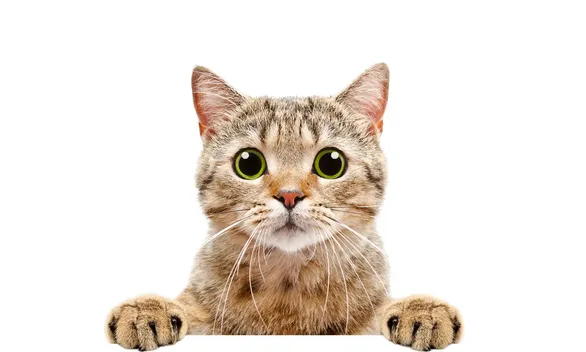
#> input picture images/image.webp, 586 x 352 px, shrunk from 1200 x 720 before the run
$ jupyter execute 'cat_detector (1).ipynb'
#> lines starting #> are read from the running program, lines starting #| are printed output that depends on the picture
# Cat Detector
### Complete # TODO

# Requirements

[cell 1]
import cv2
import os
import matplotlib.pyplot as plt

# Loading Image

[cell 2]
# Define the path to the image file using os.path.join for cross-platform compatibility
image_address1 = os.path.join("images", "image.webp")
image_address2 = os.path.join("images", "image2.jpg")

# Define the path to the Haar Cascade model file using os.path.join for cross-platform compatibility
model = os.path.join("models", "haarcascade_frontalcatface_extended.xml")

# Read the input image from the specified path
image1 = cv2.imread(image_address1)
#> image1 is the input picture: shape (352, 586, 3); mean B, G, R 219.7, 227.3, 235.5
image2 = cv2.imread(image_address2)
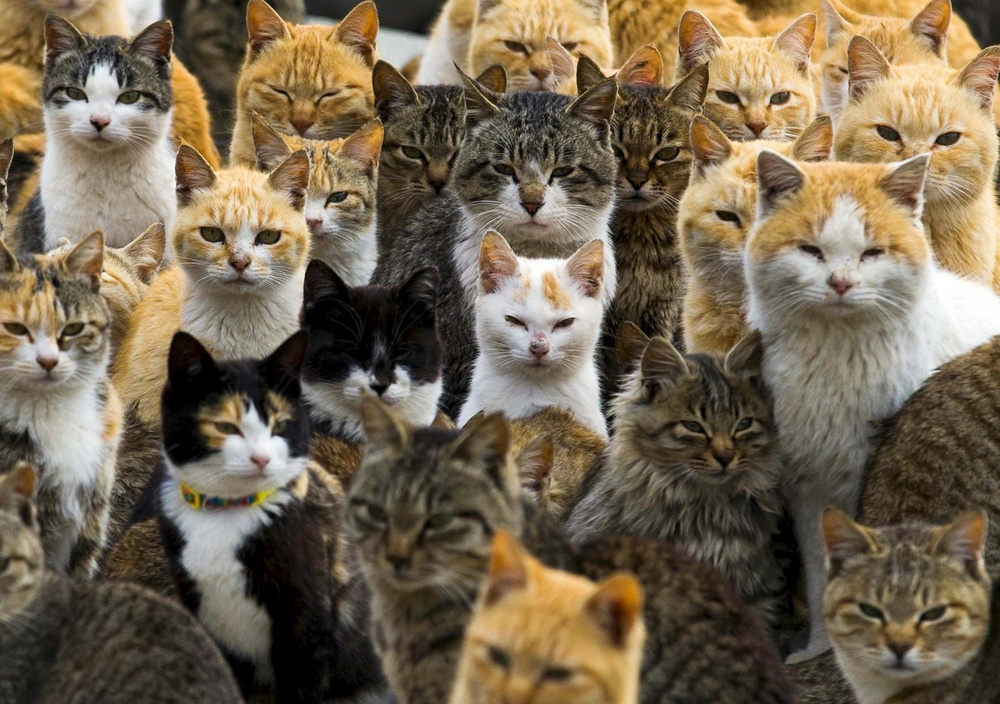
#> input picture images/image2.jpg, 1000 x 704 px, shrunk from 2048 x 1442 before the run
#> image2 is the input picture: shape (704, 1000, 3); mean B, G, R 81.5, 102.8, 117
# Convert the image from BGR to RGB format (as OpenCV uses BGR by default and Matplotlib uses RGB)
image1 = cv2.cvtColor(image1, cv2.COLOR_BGR2RGB)
image2 = cv2.cvtColor(image2, cv2.COLOR_BGR2RGB)

[cell 3]
# Create a figure with specified size to display the image
plt.figure(figsize=(10,7))
plt.imshow(image1)
plt.axis('off')
plt.figure(figsize=(10,7))
plt.imshow(image2)
plt.axis('off')
# Display the image using Matplotlib
#plt.imshow(image2)
# Turn off the axis for a cleaner look
# Show the figure
plt.show()

# Detecting Cat

[cell 4]
# Load the Haar Cascade model for cat face detection
detector = cv2.CascadeClassifier(model)
if detector.empty():
    print("Error loading Haar Cascade XML file!")
else:
    print("Model loaded successfully!")

# Detect cat faces in the image using the loaded model
# scaleFactor: Parameter specifying how much the image size is reduced at each image scale
# minNeighbors: Parameter specifying how many neighbors each candidate rectangle should have to retain it
# minSize: Minimum possible object size. Objects smaller than this are ignored.

rects = detector.detectMultiScale(
    image1,
    scaleFactor=1.1,
    minNeighbors=3,
    minSize=(200, 200)
)
#> rects = ()

print(rects)
# Iterate over the detected rectangles (bounding boxes for cat faces)
for (i, (x, y, w, h)) in enumerate(rects):
    # Draw a rectangle around the detected cat face
    cv2.rectangle(image1, (x, y), (x+w, y+h), (255, 0, 0), 2)
    # Annotate the image with the text 'Cat #N' above the rectangle
    text = f'Cat #{i+1}'
    cv2.putText(image1, text, (x, y-10), cv2.FONT_HERSHEY_SIMPLEX, 0.6, (255, 0, 0), 2)
    pass
#> this loop made 0 passes


rects = detector.detectMultiScale(
    image2,
    scaleFactor=1.1,
    minNeighbors=1,
    minSize=(115, 115)
)
#> rects = [[36, 40, 130, 130], [690, 45, 127, 127], [852, 82, 131, 131], [470, 118, 129, 129], [172, 180, 133, 133], [771, 189, 147, 147], [478, 271, 124, 124], [186, 367, 133, 133], [835, 557, 137, 137]]

print(rects)
#| [[ 36  40 130 130]
#|  [690  45 127 127]
#|  [852  82 131 131]
#|  [470 118 129 129]
#|  [172 180 133 133]
#|  [771 189 147 147]
#|  [478 271 124 124]
#|  [186 367 133 133]
#|  [835 557 137 137]]
# Iterate over the detected rectangles (bounding boxes for cat faces)
for (i, (x, y, w, h)) in enumerate(rects):
    # Draw a rectangle around the detected cat face
    cv2.rectangle(image2, (x, y), (x+w, y+h), (255, 0, 0), 2)
    # Annotate the image with the text 'Cat #N' above the rectangle
    text = f'Cat #{i+1}'
    cv2.putText(image2, text, (x, y-10), cv2.FONT_HERSHEY_SIMPLEX, 0.6, (255, 0, 0), 2)
    pass
#> this loop made 9 passes
#> (x, y, w, h, text) on passes 1 to 9: (36, 40, 130, 130, 'Cat #1'), (690, 45, 127, 127, 'Cat #2'), (852, 82, 131, 131, 'Cat #3'), (470, 118, 129, 129, 'Cat #4'), (172, 180, 133, 133, 'Cat #5'), (771, 189, 147, 147, 'Cat #6'), (478, 271, 124, 124, 'Cat #7'), (186, 367, 133, 133, 'Cat #8'), (835, 557, 137, 137, 'Cat #9')
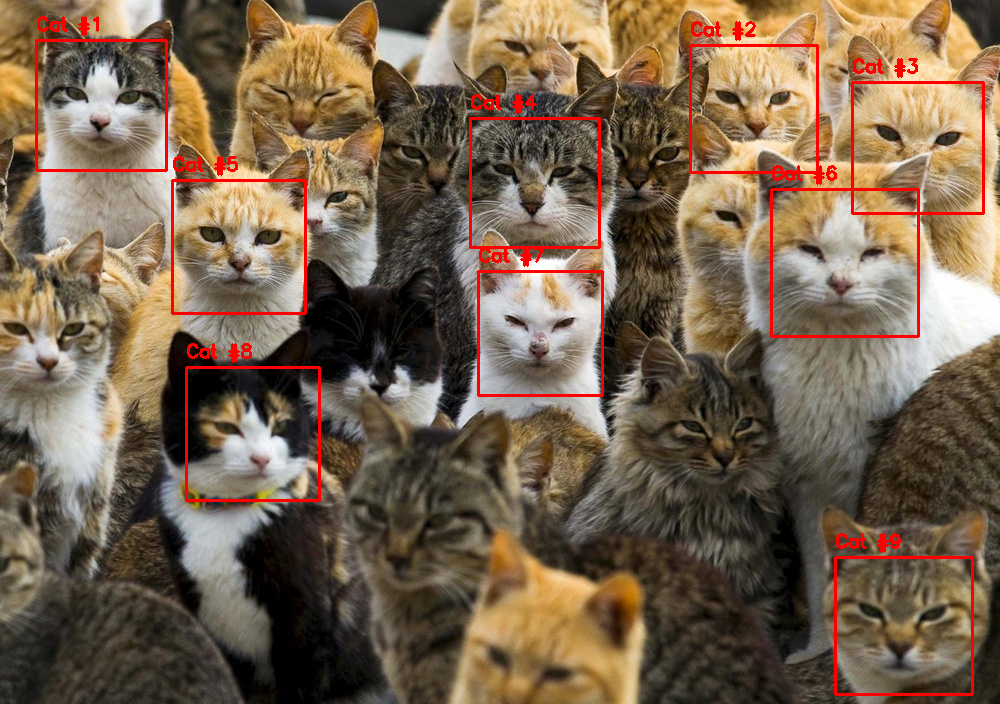
#> image2: shape (704, 1000, 3); mean R, G, B 120, 99.6, 78.9

[cell 5]
# Create a figure with specified size to display the image
plt.figure(figsize=(10,7))
plt.imshow(image1)
plt.axis('off')

# Display the image with detected cat faces and annotations

plt.figure(figsize=(10,7))
plt.imshow(image2)
plt.axis('off')
# Turn off the axis for a cleaner look


# Show the figure
plt.show()

[cell 6]
image_rgb1 = cv2.cvtColor(image1, cv2.COLOR_BGR2RGB)
image_rgb2 = cv2.cvtColor(image2, cv2.COLOR_BGR2RGB)
cv2.imwrite('outputs/result1.jpg', image_rgb1)
cv2.imwrite('outputs/result2.jpg', image_rgb2)
#> Out = True
